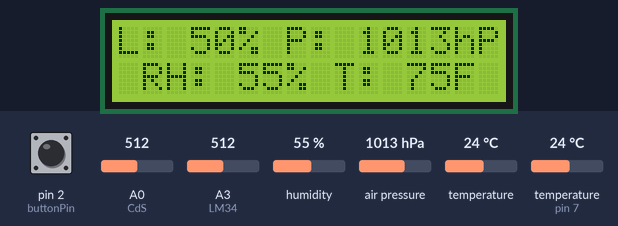
Simulated run of this sketch. Board: Arduino Uno, built with avr-gcc and run on an emulated ATmega328P. Parts: 16×2 character LCD. The inputs (shaded band) are chosen by the test bench; at power-on: humidity 55 %, air pressure 1013 hPa, A0 (CdS) = 512, temperature (sensor on pin 7) 24 °C, pin 2 (buttonPin) HIGH, A3 (LM34) = 512, temperature 24 °C. What the sketch prints to the serial monitor is not drawn.

Above: at 4.2 s.
4.3 s: humidity set to 22 %
At 5.3 s:
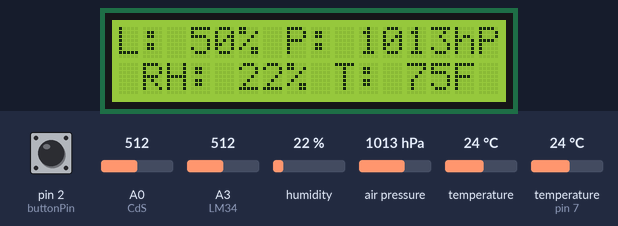
5.8 s: air pressure set to 952 hPa
At 6.5 s:
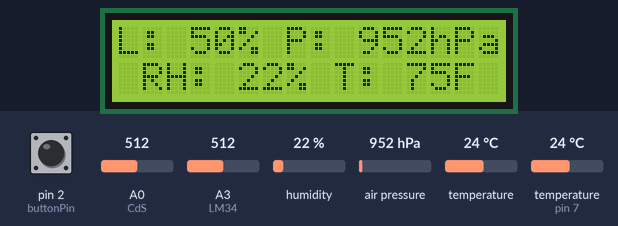
9.1 s: A0 (CdS) set to 716
At 10.1 s:
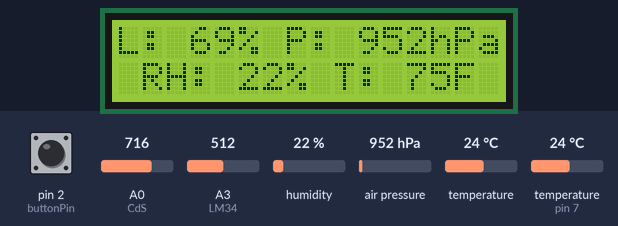
10.7 s: temperature (sensor on pin 7) set to 12 °C
At 12.3 s:
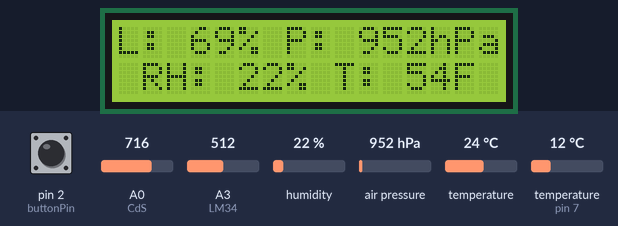
12.6 s: air pressure set to 1000 hPa
At 13.8 s:
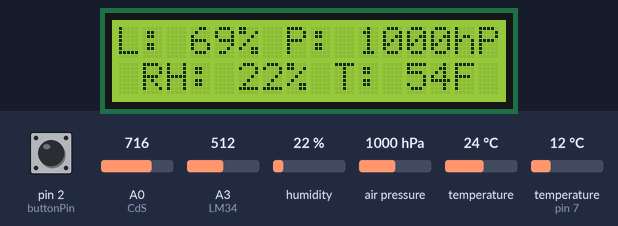
15.9 s: A0 (CdS) set to 992
At 17.4 s:
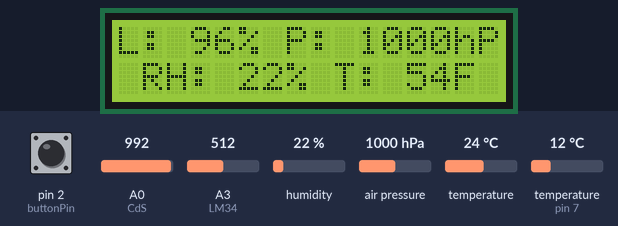
Timing chart, 0 to 18.5 s (numbered marks = the images above; inputs shaded):
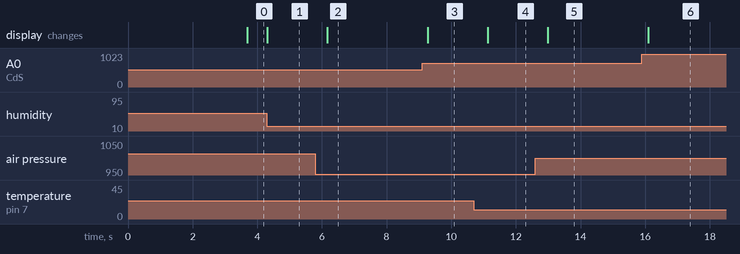

The sketch:

CdS_DHT11_BMP180_File_LCD.ino
```cpp
/*
  Name: CdS_DHT11_BMP180_File
  Date: 10/22/14
  Author: Will Streyer

  Description: Uses a CdS photoresistor to determine light level.
  CdS is paired with resistor, R1, as shown below.

  SCHEMATIC of CdS Light Sensor
  ====================================
  | +5 |----(CdS)----{R1}----|> GND  |
  |           ^^   |______|          |
  |           ||  Analog Input       |
  |           hv                     |
  |                                  |
  |          R1 = 33k Ohm            |
  ====================================
  -Analog input is sent to serial output.

  -Additionally, a DHT11 digital temperature and humidity sensor is attached to pin 7

  -Attached an Adafruit BMP180 to A4 and A5 for barametric pressure, temperature and altitude

  The temperature (From DHT11 and BMP180), pressure, humidity, and light level are sent to the serial port in CSV format.
 */

//Include the dht11 code
#include <dht11.h>

//include the LCD code:
#include <LiquidCrystal.h>

//include the math library
#include <math.h>

//include BMP180 libraries
#include <Wire.h>
#include <Adafruit_Sensor.h>
#include <Adafruit_BMP085_U.h>

//Initialize the BMP180 sensor entity
Adafruit_BMP085_Unified bmp = Adafruit_BMP085_Unified(10085);
float hPa = 101;

//initialize an instance of the dht11 entity
dht11 DHT11;

//Set pin numbers for CdS light sensor
const int CdS = A0;

//LCD control pins
const int buttonPin = 2;
const int lcdPin =  8;

//LM34 DZ analog pin
const int LM34 = A3;

// variables will change:
boolean buttonState = false;         // variable for reading the pushbutton status

// initialize the library with the numbers of the interface pins
LiquidCrystal lcd(12, 11, 5, 4, 3, 6);

//Initialize values to read and display dht11 data
int sensorValue = 0;        // value read from the pot
float outputValue = 0;        // value output to the PWM (analog out)

//Initialize BMP180 temperature value
float temperature;

void setup()
{
  //Open serial port
  Serial.begin(9600);

  // set up the LCD's number of columns and rows:
  lcd.begin(16, 2);

  //configure lcd control pins
  pinMode(buttonPin, INPUT_PULLUP);
  pinMode(lcdPin, OUTPUT);

  // Print a message to the LCD.
  lcd.print("CdS_DHT11_BMP180");
  delay(3000);

  //Connect dht11 to digital pin
  DHT11.attach(7);

  //Initialize BMP180
  bmp.begin();
}

void loop()
{
  //Update after 1 seconds
  delay(500);

  //Turn LCD off/on
  //read the pushbutton value into a variable
  if (!digitalRead(buttonPin))
  {
    buttonState = !buttonState;
  }

  if (buttonState == HIGH)
  {
    digitalWrite(lcdPin, LOW);
  }
  else
  {
    digitalWrite(lcdPin, HIGH);
    lcd.begin(16, 2);
  }

  // print pressure value
  sensors_event_t event;
  bmp.getEvent(&event);
  if (event.pressure)
  {
    hPa = event.pressure;
    bmp.getTemperature(&temperature);
  }

  // read the analog in light sensor value:
  sensorValue = analogRead(CdS);

  // map it to a percent value:
  int outputValue = round(map(sensorValue, 0, 1023, 0, 100));

  // print the ambient light level
  Serial.print(outputValue);
  Serial.print(",");

  // print the ambient light level
  lcd.setCursor(0,0);
  lcd.print("L: " );
  lcd.print(round(outputValue));
  lcd.print("% " );

  //Print the BMP180 pressure and temperature
  Serial.print(hPa);
  Serial.print(",");
  Serial.print(temperature);
  Serial.print(",");

  /* Display atmospheric pressue in hPa */
  lcd.setCursor(7,0);
  lcd.print("P: ");
  lcd.print(round(event.pressure));
  lcd.println("hPa");

  //Read DHT11 Output
  DHT11.read();

  //Print the DNHT11 humidity and temperature
  Serial.print((float)DHT11.humidity, 2);
  Serial.print(",");
  Serial.print((float)DHT11.fahrenheit(), DEC);
  Serial.print(",");

  //Print the humidity
  lcd.setCursor(0,1);
  lcd.print(" RH: ");
  lcd.print(DHT11.humidity);
  lcd.print("% " );

  //Print the temperature
  lcd.print("T: ");
  lcd.print((float)DHT11.fahrenheit(), 0);
  lcd.print("F");

  //Read LM34 DZ temperature
  int LM34Temp = map(analogRead(LM34), 0, 1023, 0, 5000);
  Serial.println("");
  Serial.print(LM34Temp/10);
  Serial.println("");
}
```

Measured:
- after the input at 4.3 s, the display: changes at once (image 1)
- after the input at 5.8 s, the display: changes after 0.37 s (image 2)
- after the input at 9.1 s, the display: changes after 0.17 s (image 3)
- after the input at 10.7 s, the display: changes after 0.43 s (image 4)
- after the input at 12.6 s, the display: changes after 0.39 s (image 5)
- after the input at 15.9 s, the display: changes after 0.19 s (image 6)
